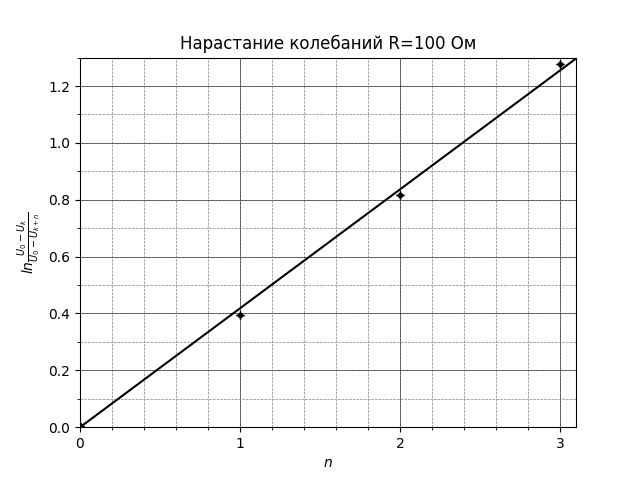

This figure's Python source:
import matplotlib.pyplot as plt
import numpy as np
from matplotlib.ticker import MultipleLocator, FormatStrFormatter

def open_file(path):
    input = open(path, 'r', encoding='utf-8')
    lines = input.readlines()
    lines_ = []
    for i in range(len(lines)):
        if lines[i] != '\n':
            lines_.append(lines[i])
    lines = lines_
    for i in range(len(lines)):
        lines[i] = [float(x) for x in lines[i].split()]
    return lines

ar = open_file("increase100om.txt")

x = [] ; xErr = []; y = []; yErr = [];


for i in range(len(ar)):
    x.append(ar[i ][0])
    xErr.append(ar[i][1])
    y.append(ar[i][2])
    yErr.append(ar[i][3])



    xminorLocator = MultipleLocator(0.2)
    yminorLocator = MultipleLocator(0.1)

    xmajorLocator = MultipleLocator(1)
    ymajorLocator = MultipleLocator(0.2)

fig, ax = plt.subplots()


plt.plot(x, y, '.', color='k')
plt.grid(which='major', ls='-', lw=0.5, c='k')
plt.grid(which='minor', ls='--', lw=0.5, c='grey')
plt.errorbar(x, y, xerr=xErr, yerr=yErr, ecolor='k', capsize=3, elinewidth=1, fmt=' ')

a = np.arange(min(x)-1, max(x)+1, 0.001)
p = np.poly1d(np.polyfit(x, y, 1))
plt.plot(a, p(a), color='k')
print('Уравнение', np.poly1d(np.polyfit(x, y, 1)))
print('a=', np.polyfit(x, y, 1, cov = True)[0][0], 'b=', np.polyfit(x, y, 1, cov = True)[0][1])
print(np.polyfit(x, y, 1, cov = True))

ax.xaxis.set_minor_locator(xminorLocator)
ax.yaxis.set_minor_locator(yminorLocator)

ax.xaxis.set_major_locator(xmajorLocator)
ax.yaxis.set_major_locator(ymajorLocator)

plt.xlim(0, 3.1)
plt.ylim(0, 1.3)

plt.title(u'Нарастание колебаний R=100 Ом')
plt.xlabel(u'$n$')
plt.ylabel(r'$ln\frac{U_0-U_k}{U_0-U_{k+n}}$')

plt.show()
